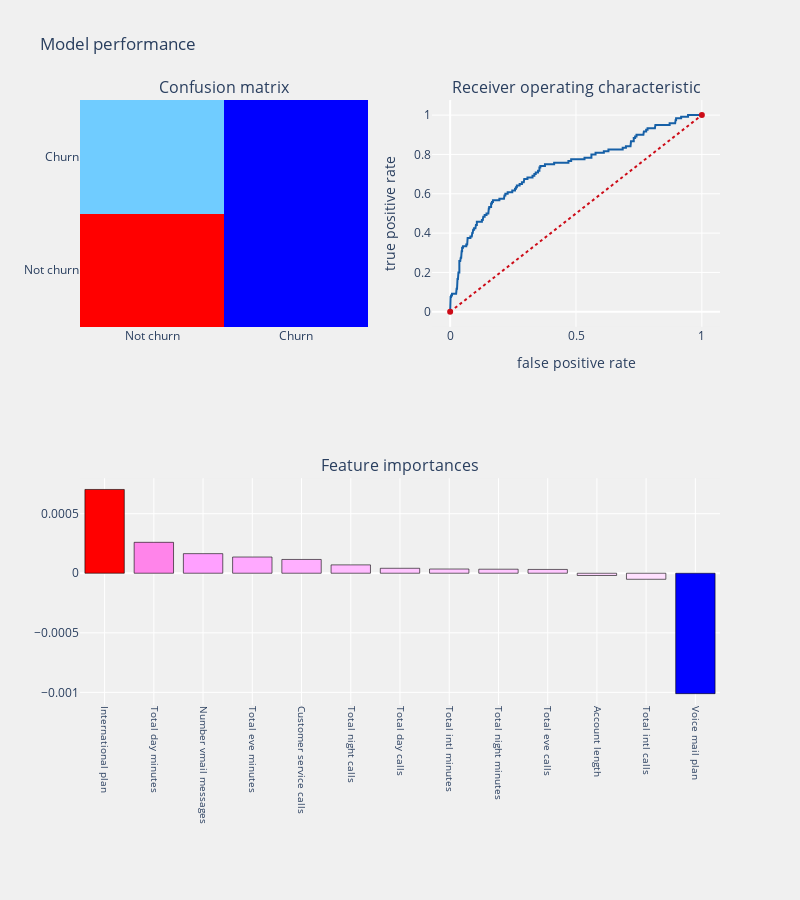

This figure's notebook cell:
### Markdown cell above
##  Support Vector Machine <a id = "support-vector-machine" > </a>
“Support Vector Machine” (SVM) is a supervised machine learning algorithm which can be used for both classification or regression challenges. it is mostly used in classification problems. In this algorithm, we plot each data item as a point in n-dimensional space .where n is number of features you have) with the value of each feature being the value of a particular coordinate. Then, we perform classification by finding the hyper-plane that differentiate the two classes.

###  Support Vector Machine (linear) <a id = "support-vector-machine-linear"> </a>

### Code cell
from sklearn.svm import SVC

#Support vector classifier using linear hyper plane
svc_lin  = SVC(C=1.0, kernel='linear', probability=True, random_state=124)

telecom_churn_prediction(svc_lin, x_train, x_test, y_train, y_test, "coefficients", threshold_plot=True)

### Figure 1 — Plotly figure (JSON) as saved in the notebook; plotly's stock layout.template omitted (floating-point values rounded to 4 significant figures; data arrays with more than 128 entries replaced by an {"elided": "..."} marker saying what was removed)
{"data": [{"colorscale": [[0, "rgb(0,0,255)"], [0.1, "rgb(51,153,255)"], [0.2, "rgb(102,204,255)"], [0.3, "rgb(153,204,255)"], [0.4, "rgb(204,204,255)"], [0.5, "rgb(255,255,255)"], [0.6, "rgb(255,204,255)"], [0.7, "rgb(255,153,255)"], [0.8, "rgb(255,102,204)"], [0.9, "rgb(255,102,102)"], [1, "rgb(255,0,0)"]], "name": "Confusion matrix", "showscale": false, "type": "heatmap", "x": ["Not churn", "Churn"], "xaxis": "x", "y": ["Not churn", "Churn"], "yaxis": "y", "z": [[547, 0], [120, 0]]}, {"line": {"color": "rgb(22, 96, 167)", "width": 2}, "name": "Roc: 0.5", "type": "scatter", "x": {"elided": "178 float values"}, "xaxis": "x2", "y": {"elided": "178 float values"}, "yaxis": "y2"}, {"line": {"color": "rgb(205, 12, 24)", "dash": "dot", "width": 2}, "type": "scatter", "x": [0, 1], "xaxis": "x2", "y": [0, 1], "yaxis": "y2"}, {"marker": {"color": [0.000703, 0.0002595, 0.0001645, 0.0001362, 0.0001158, 7.014e-05, 4.159e-05, 3.542e-05, 3.387e-05, 3.21e-05, -1.879e-05, -5.074e-05, -0.00101], "colorscale": [[0, "rgb(0,0,255)"], [0.1, "rgb(51,153,255)"], [0.2, "rgb(102,204,255)"], [0.3, "rgb(153,204,255)"], [0.4, "rgb(204,204,255)"], [0.5, "rgb(255,255,255)"], [0.6, "rgb(255,204,255)"], [0.7, "rgb(255,153,255)"], [0.8, "rgb(255,102,204)"], [0.9, "rgb(255,102,102)"], [1, "rgb(255,0,0)"]], "line": {"color": "black", "width": 0.6}}, "name": "coefficients", "type": "bar", "x": ["International plan", "Total day minutes", "Number vmail messages", "Total eve minutes", "Customer service calls", "Total night calls", "Total day calls", "Total intl minutes", "Total night minutes", "Total eve calls", "Account length", "Total intl calls", "Voice mail plan"], "xaxis": "x3", "y": [0.000703, 0.0002595, 0.0001645, 0.0001362, 0.0001158, 7.014e-05, 4.159e-05, 3.542e-05, 3.387e-05, 3.21e-05, -1.879e-05, -5.074e-05, -0.00101], "yaxis": "y3"}], "layout": {"annotations": [{"font": {"size": 16}, "showarrow": false, "text": "Confusion matrix", "x": 0.225, "xanchor": "center", "xref": "paper", "y": 1, "yanchor": "bottom", "yref": "paper"}, {"font": {"size": 16}, "showarrow": false, "text": "Receiver operating characteristic", "x": 0.775, "xanchor": "center", "xref": "paper", "y": 1, "yanchor": "bottom", "yref": "paper"}, {"font": {"size": 16}, "showarrow": false, "text": "Feature importances", "x": 0.5, "xanchor": "center", "xref": "paper", "y": 0.375, "yanchor": "bottom", "yref": "paper"}], "autosize": false, "height": 900, "margin": {"b": 195}, "paper_bgcolor": "rgba(240,240,240, 0.95)", "plot_bgcolor": "rgba(240,240,240, 0.95)", "showlegend": false, "title": {"text": "Model performance"}, "width": 800, "xaxis": {"anchor": "y", "domain": [0, 0.45]}, "xaxis2": {"anchor": "y2", "domain": [0.55, 1], "title": {"text": "false positive rate"}}, "xaxis3": {"anchor": "y3", "domain": [0, 1], "showgrid": true, "tickangle": 90, "tickfont": {"size": 10}}, "yaxis": {"anchor": "x", "domain": [0.625, 1]}, "yaxis2": {"anchor": "x2", "domain": [0.625, 1], "title": {"text": "true positive rate"}}, "yaxis3": {"anchor": "x3", "domain": [0, 0.375]}}}
